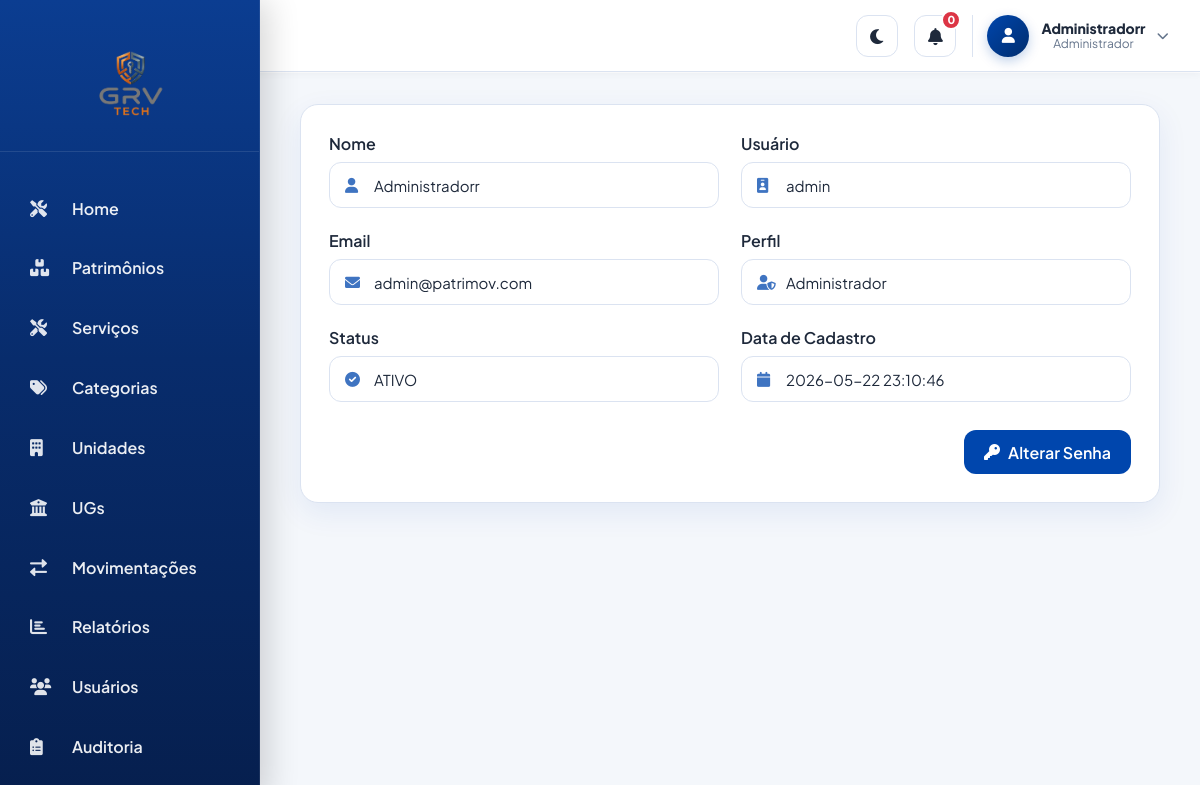
The app's page /perfil.php (signed in) with its own data.
### tables this page shows
CREATE TABLE `usuarios` (
  `id` int(11) NOT NULL AUTO_INCREMENT,
  `id_perfil` int(11) NOT NULL,
  `nome` varchar(150) NOT NULL,
  `usuario` varchar(50) NOT NULL,
  `email` varchar(100) NOT NULL,
  `senha_hash` varchar(255) NOT NULL,
  `status` enum('ATIVO','INATIVO') DEFAULT 'ATIVO',
  `data_cadastro` datetime DEFAULT current_timestamp(),
  PRIMARY KEY (`id`),
  UNIQUE KEY `usuario` (`usuario`),
  UNIQUE KEY `email` (`email`),
  KEY `id_perfil` (`id_perfil`),
  CONSTRAINT `usuarios_ibfk_1` FOREIGN KEY (`id_perfil`) REFERENCES `perfis` (`id`)
);

CREATE TABLE `perfis` (
  `id` int(11) NOT NULL AUTO_INCREMENT,
  `nome` varchar(100) NOT NULL,
  `descricao` varchar(255) DEFAULT NULL,
  `permissoes` text DEFAULT NULL,
  `data_cadastro` datetime DEFAULT current_timestamp(),
  PRIMARY KEY (`id`)
);

### public/perfil.php (the view, shortened to what this page needs)
<?php
require_once '../config/database.php';
$id_usuario = $_SESSION['usuario_id'];
$stmt = $pdo->prepare("
    SELECT
        u.id,
        u.nome,
        u.usuario,
        u.email,
        u.status,
        u.data_cadastro,
        p.nome AS perfil
    FROM usuarios u
    INNER JOIN perfis p ON u.id_perfil = p.id
    WHERE u.id = :id
    LIMIT 1
");
$stmt->execute([':id' => $id_usuario]);
$usuario = $stmt->fetch(PDO::FETCH_ASSOC);
?>
<!DOCTYPE html>
<html lang="pt-br">
<head>
    <link rel="stylesheet" href="assets/css/css.php">
    <link rel="stylesheet" href="https://cdnjs.cloudflare.com/ajax/libs/font-awesome/6.0.0/css/all.min.css">
</head>
<body class="logado">
    <?php include 'includes/sidebar.php'; ?>
    <?php include 'includes/topbar.php'; ?>
    <div class="main-content">
        <div class="form-card">
            <div class="form-grid">
                <div class="form-group">
                    <label>Nome</label>
                    <div class="form-input-icon">
                        <input type="text" value="<?= htmlspecialchars($usuario['nome'] ?? '') ?>" disabled>
                    </div>
                </div>
                <div class="form-group">
                    <label>Usuário</label>
                    <div class="form-input-icon">
                        <input type="text" value="<?= htmlspecialchars($usuario['usuario'] ?? '') ?>" disabled>
                    </div>
                </div>
                <div class="form-group">
                    <label>Email</label>
                    <div class="form-input-icon">
                        <input type="text" value="<?= htmlspecialchars($usuario['email'] ?? '') ?>" disabled>
                    </div>
                </div>
                <div class="form-group">
                    <label>Perfil</label>
                    <div class="form-input-icon">
                        <input type="text" value="<?= htmlspecialchars($usuario['perfil'] ?? 'Administrador') ?>" disabled>
                    </div>
                </div>
                <div class="form-group">
                    <label>Status</label>
                    <div class="form-input-icon">
                        <input type="text" value="<?= htmlspecialchars($usuario['status'] ?? 'ATIVO') ?>" disabled>
                    </div>
                </div>
                <div class="form-group">
                    <label>Data de Cadastro</label>
                    <div class="form-input-icon">
                        <input type="text" value="<?= htmlspecialchars($usuario['data_cadastro'] ?? '-') ?>" disabled>
                    </div>
                </div>
            </div>
            <div class="form-actions">
                <a href="alterar_senha.php" class="btn-primary">
                    <i class="fas fa-key"></i>
                    Alterar Senha
                </a>
            </div>
        </div>
    </div>
    <?php include 'includes/footer.php'; ?>

### records on screen
usuarios: nome "Administradorr", usuario "admin", email "admin@patrimov.com", id_perfil.nome "Administrador", status "ATIVO", data_cadastro "2026-05-22 23:10:46"

### other values on screen
$usuarioNome "Administradorr"
